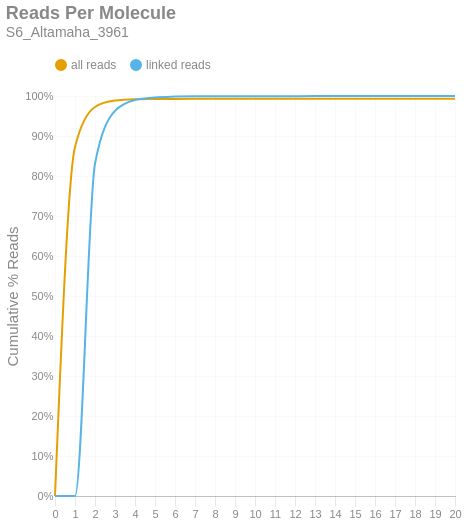

The cell this chart's notebook holds for it:
### Markdown cell above
### Reads per Molecule
This chart shows the cumulative distribution of the number of reads per linked molecule. That is, how many alignments are associated with a unique molecule. This excludes the number of reads associated with invalid or absent linked-read barcodes. The `linked` histogram is the percentages recalculated when disregarding singletons.

### Code cell
if SKIPLR:
    print_html(f"Skipped")
else:
    counts = np.bincount(valids['reads'].cast(pl.Int64).to_numpy())
    weighted = counts * np.arange(len(counts))
    all_perc = weighted / n_reads
    linked_perc = weighted / n_linked_reads
    linked_perc[1] = 0
    binned_df = pl.DataFrame({
        'readsper': list(range(len(counts))),
        'all reads (cumsum)': np.cumsum(all_perc).tolist(),
        'linked reads (cumsum)': np.cumsum(linked_perc).tolist(),
    })

    with SafeRender(binned_df):
        (
            density_plot(binned_df, 'Reads Per Molecule', samplename, 'readspmol')
            .encode(
                x=alt.X('readsper:O', title=None).axis(labelAngle=0).scale(padding=0),
                y=alt.Y('value:Q', title='Cumulative % Reads').axis(format='%').stack(False),
                color=alt.Color("key:N").scale(domain=["all reads", "linked reads"]),
                tooltip=[
                    alt.Tooltip("key:N", title="Data Type"),
                    alt.Tooltip("readsper:O", title="Reads Per Molecule"),
                    alt.Tooltip("value:Q", format=".2%", title="% Reads (Cum.)")
                ]            
            )
        ).display()

### Figure 1 — Vega-Lite specification as saved in the notebook (floating-point values rounded to 4 significant figures)
{"width": "container", "height": 400, "config": {"title": {"anchor": "start", "dy": -15, "fontSize": 18, "color": "#888888", "subtitleColor": "#888888", "subtitleFontSize": 14}, "arc": {"fill": "#0072B2"}, "axis": {"domainColor": "#888888", "domainWidth": 0.5, "gridWidth": 0.2, "grid": false, "titleFontWeight": 400, "titleFontSize": 15, "labelFontSize": 11, "labelColor": "#888888", "tickColor": "#888888", "tickWidth": 0.2, "titleColor": "#888888"}, "axisBand": {"grid": false}, "axisX": {"grid": true, "tickSize": 10, "domainCap": "round"}, "axisY": {"domain": false, "grid": true, "tickSize": 0, "domainCap": "round"}, "background": "transparent", "header": {"labelFontSize": 15, "labelColor": "#888888", "titleFontSize": 15, "titleFontWeight": 600, "titleColor": "#888888"}, "legend": {"labelFont": "sans-serif", "labelFontSize": 12, "labelColor": "#888888", "symbolSize": 100, "symbolType": "circle", "titleFontSize": 12, "titlePadding": 10, "titleColor": "#888888", "title": null, "orient": "top"}, "range": {"category": ["#E69F00", "#56B4E9", "#009E73", "#F0E442", "#0072B2", "#D55E00", "#CC79A7", "#000000"], "diverging": ["#cfe8f3", "#a2d4ec", "#73bfe2", "#46abdb", "#1696d2", "#12719e"]}, "area": {"fill": "#0072B2", "fillOpacity": 0.7, "line": true, "strokeOpacity": 0.7}, "line": {"color": "#0072B2", "stroke": "#0072B2", "strokeWidth": 2}, "trail": {"color": "#0072B2", "stroke": "#0072B2", "strokeWidth": 0, "size": 1}, "point": {"filled": true, "fillOpacity": 1.0, "size": 95}, "text": {"color": "#888888", "fontSize": 11, "align": "right", "fontWeight": 400, "size": 11}, "bar": {"fill": "#0072B2", "stroke": null}, "view": {"stroke": null, "continuousWidth": 660, "continuousHeight": 400}}, "data": {"name": "data-f58a3b373eb7366fa0dc3e202f818886"}, "mark": {"type": "line", "interpolate": "monotone", "point": {"opacity": 0, "size": 275}}, "encoding": {"color": {"field": "key", "scale": {"domain": ["all reads", "linked reads"]}, "type": "nominal"}, "tooltip": [{"field": "key", "title": "Data Type", "type": "nominal"}, {"field": "readsper", "title": "Reads Per Molecule", "type": "ordinal"}, {"field": "value", "format": ".2%", "title": "% Reads (Cum.)", "type": "quantitative"}], "x": {"axis": {"labelAngle": 0}, "field": "readsper", "scale": {"padding": 0}, "title": null, "type": "ordinal"}, "y": {"axis": {"format": "%"}, "field": "value", "stack": false, "title": "Cumulative % Reads", "type": "quantitative"}}, "params": [{"name": "param_c36ac31b6afebe62", "select": {"type": "point", "fields": ["key"]}, "bind": "legend"}], "title": {"text": "Reads Per Molecule", "subtitle": "S6_Altamaha_3961"}, "transform": [{"fold": ["all reads (cumsum)", "linked reads (cumsum)"]}, {"calculate": "replace(datum.key, ' (cumsum)', '')", "as": "key"}, {"filter": {"param": "param_c36ac31b6afebe62"}}], "usermeta": {"embedOptions": {"downloadFileName": "S6_Altamaha_3961.readspmol"}}, "$schema": "https://vega.github.io/schema/vega-lite/v6.1.0.json", "datasets": {"data-f58a3b373eb7366fa0dc3e202f818886": [{"readsper": 0, "all reads (cumsum)": 0.0, "linked reads (cumsum)": 0.0}, {"readsper": 1, "all reads (cumsum)": 0.8725, "linked reads (cumsum)": 0.0}, {"readsper": 2, "all reads (cumsum)": 0.9725, "linked reads (cumsum)": 0.8305}, {"readsper": 3, "all reads (cumsum)": 0.9885, "linked reads (cumsum)": 0.9629}, {"readsper": 4, "all reads (cumsum)": 0.9918, "linked reads (cumsum)": 0.9901}, {"readsper": 5, "all reads (cumsum)": 0.9925, "linked reads (cumsum)": 0.9964}, {"readsper": 6, "all reads (cumsum)": 0.9928, "linked reads (cumsum)": 0.9985}, {"readsper": 7, "all reads (cumsum)": 0.9929, "linked reads (cumsum)": 0.9992}, {"readsper": 8, "all reads (cumsum)": 0.9929, "linked reads (cumsum)": 0.9994}, {"readsper": 9, "all reads (cumsum)": 0.9929, "linked reads (cumsum)": 0.9995}, {"readsper": 10, "all reads (cumsum)": 0.9929, "linked reads (cumsum)": 0.9996}, {"readsper": 11, "all reads (cumsum)": 0.9929, "linked reads (cumsum)": 0.9997}, {"readsper": 12, "all reads (cumsum)": 0.9929, "linked reads (cumsum)": 0.9997}, {"readsper": 13, "all reads (cumsum)": 0.9929, "linked reads (cumsum)": 0.9997}, {"readsper": 14, "all reads (cumsum)": 0.9929, "linked reads (cumsum)": 0.9998}, {"readsper": 15, "all reads (cumsum)": 0.9929, "linked reads (cumsum)": 0.9998}, {"readsper": 16, "all reads (cumsum)": 0.9929, "linked reads (cumsum)": 0.9998}, {"readsper": 17, "all reads (cumsum)": 0.9929, "linked reads (cumsum)": 0.9999}, {"readsper": 18, "all reads (cumsum)": 0.993, "linked reads (cumsum)": 0.9999}, {"readsper": 19, "all reads (cumsum)": 0.993, "linked reads (cumsum)": 0.9999}, {"readsper": 20, "all reads (cumsum)": 0.993, "linked reads (cumsum)": 1.0}]}}
